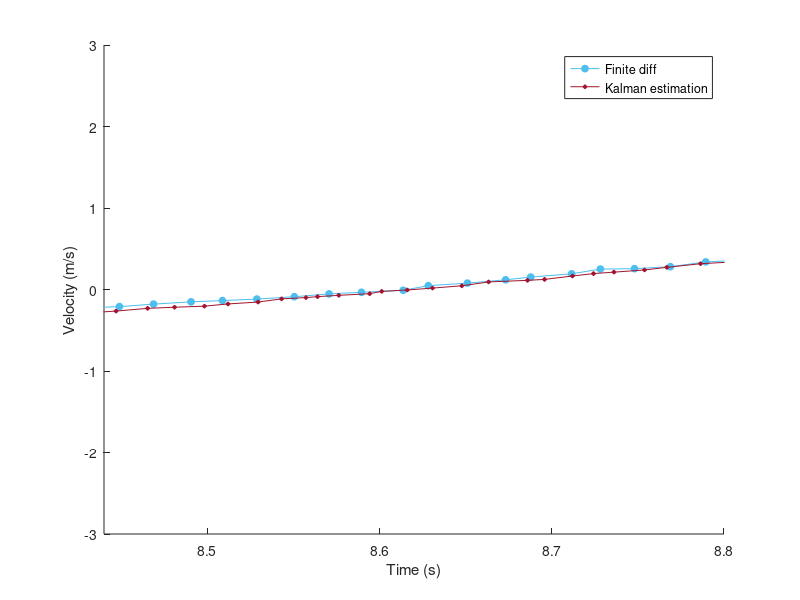
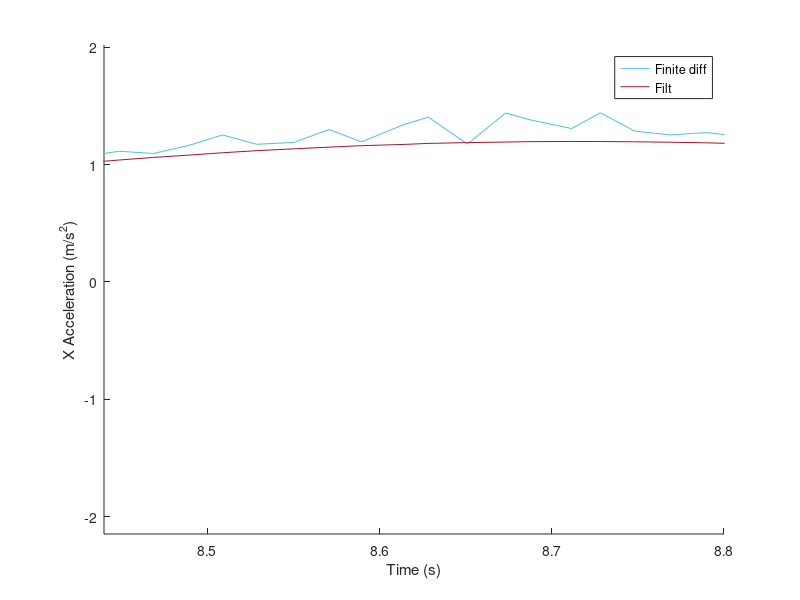
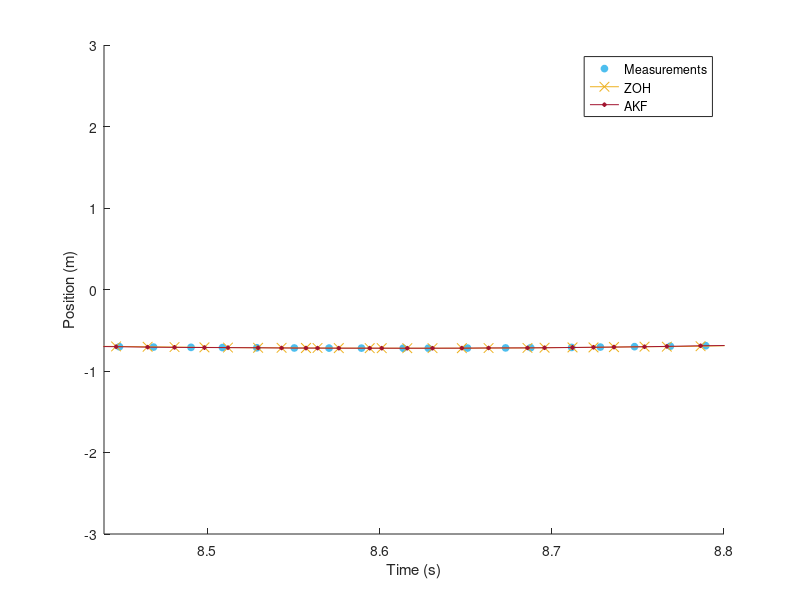
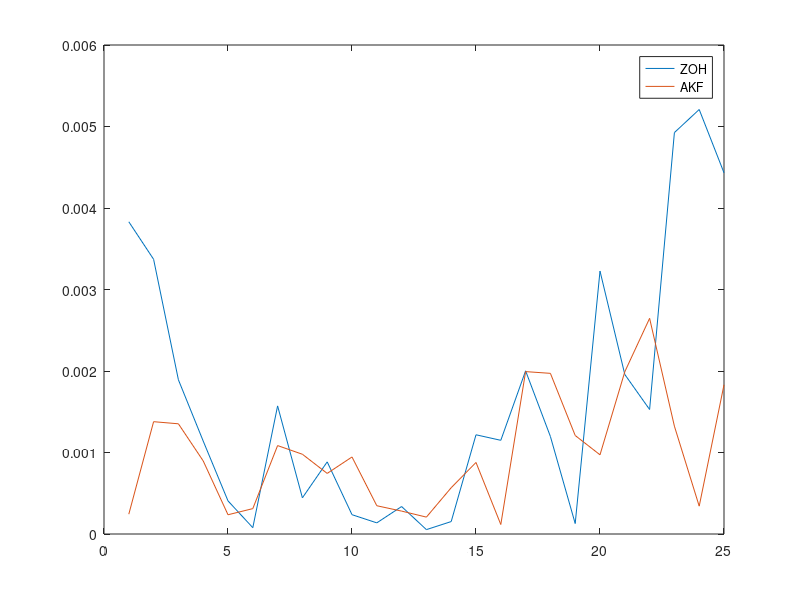

Write the MATLAB code that produced these figures, in order.
% Asynchronous Kalman performance check.
clear variables
close all
clc
set(0, 'DefaultLineLineWidth', 0.6);

% Colors
blue = [0.3010, 0.7450, 0.9330];
red = [0.6350, 0.0780, 0.1840];
yellow = [0.9290, 0.6940, 0.1250];
black = [0, 0, 0];

% Settings
all_figures = false;
figures = true;

%% Load data
% data = load("data/kalman_check_1e_5");
xrange_emin5 = [3.35,4.6];
data = load("data/vhat_data_check_xy");
xrange_med = [8.44,8.8];
xrange_high = [6.3,6.65];

% Select x range based on data file & part of data file you want to zoom.
xrange = xrange_med;

dataz  = load("data/vhat_data_check_z");

% preprocessing, first value of meas time is rubbish
data.meas_time = data.meas_time(2:end);
data.meas_pos_x = data.meas_pos_x(2:end);
data.meas_pos_y = data.meas_pos_y(2:end);


data.est_time = data.est_time(2:end);
data.est_pos_x = data.est_pos_x(2:end);
data.est_pos_y = data.est_pos_y(2:end);
data.est_vel_x = data.est_vel_x(2:end);
data.est_vel_y = data.est_vel_y(2:end);


dataz.meas_time = dataz.meas_time(2:end);
dataz.meas_pos_x = dataz.meas_pos_x(2:end);
dataz.meas_pos_y = dataz.meas_pos_y(2:end);
dataz.meas_pos_z = dataz.meas_pos_z(2:end);
dataz.est_time = dataz.est_time(2:end);
dataz.est_pos_z = dataz.est_pos_z(2:end);
dataz.est_vel_z = dataz.est_vel_z(2:end);


%% Numerically differentiate position to get velocity estimation
dt_meas = gradient(data.meas_time);
dt_measz = gradient(dataz.meas_time);
vel_FD_x = gradient(data.meas_pos_x)./dt_meas;
vel_FD_y = gradient(data.meas_pos_y)./dt_meas;
vel_FD_z = gradient(dataz.meas_pos_z)./dt_measz;

% Ts = 0.02;
% N_meas = length(data.meas_time);
% t_meas = (0:N_meas-1)'*Ts;
% Ts = 0.01;
% N_est = length(data.est_time);
% t_est = (0:N_est-1)'*Ts;

t_meas = data.meas_time - data.est_time(1);
t_est  = data.est_time - data.est_time(1) + 0.01;

t_measz = dataz.meas_time - dataz.est_time(1);
t_estz  = dataz.est_time - dataz.est_time(1) + 0.01;

[~,indexl] = min(abs(t_est-xrange(1)));
[~,indexr] = min(abs(t_est-xrange(2)));


%% Plots to compare the velocity estimation of the kalman to the numerically differentiated velocity

% ========
% Position
% ========
if all_figures
% - only x
    figure('Name','x AKF')
    hold on
    plot(t_meas, data.meas_pos_x, 'o', 'Color', blue)
    plot(t_est, data.est_pos_x, '*', 'Color', red)
    legend('Measured position', 'Kalman estimated position')
    xlabel('Time (s)')
    axis tight
    ylabel('x-position (m)')
end

if all_figures
    % - all directions
    figure('Name','Comparison measured pos with kalman est pos')

    subplot(311)
    hold on
    plot(t_meas, data.meas_pos_x, 'Color', blue)
    plot(t_est, data.est_pos_x, 'Color', red)
    legend('Measured position', 'Kalman estimated position')
    xlabel('Time [s]')
    axis tight
    ylabel('X Position [m]')

    subplot(312)
    hold on
    plot(t_meas, data.meas_pos_y, 'Color', blue)
    plot(t_est, data.est_pos_y, 'Color', red)
    legend('Measured position', 'Kalman estimated position')
    xlabel('Time [s]')
    axis tight
    ylabel('Y Position [m]')

    subplot(313)
    hold on
    plot(t_measz, dataz.meas_pos_z, 'Color', blue)
    plot(t_estz, dataz.est_pos_z, 'Color', red)
    legend('Measured position', 'Kalman estimated position')
    xlabel('Time [s]')
    axis tight
    ylabel('Z Position [m]')
end

% ==========
% Velocities
% ==========
if figures
    figure('Name','Comparison estimated vel with num diff vel')
    hold on
    plot(t_meas, vel_FD_x, '-o','MarkerSize',5.0,'Color',blue,'markerfacecolor',blue)
    plot(t_est, data.est_vel_x, '-d','MarkerSize',3.0, 'Color',red,'markerfacecolor',red)
%     xlim([3.35,4.6]);
    % ylim([-0.58, -0.47]);
    % xlim(xrange_high);
    % ylim([-0.2, 0.2]);
    xlim(xrange);
    % ylim([-0.2, 0.2]);
    legend('Finite diff', 'Kalman estimation')
    xlabel('Time (s)')
    % axis tight
    ylabel('Velocity (m/s)')
end

if all_figures    
    
    % all directions
    figure('Name','Comparison estimated vel with num diff vel')

    subplot(311)
    hold on
    plot(t_meas, vel_FD_x, 'Color', blue)
    plot(t_est, data.est_vel_x, 'Color', red)
    legend('Finite differences', 'Kalman estimation')
    xlabel('Time [s]')
    axis tight
    ylabel('X Velocity [m/s]')

    subplot(312)
    hold on
    plot(t_meas, vel_FD_y, 'Color', blue)
    plot(t_est, data.est_vel_y, 'Color', red)
    legend('Finite differences', 'Kalman estimation')
    xlabel('Time [s]')
    axis tight
    ylabel('Y Velocity [m/s]')

    subplot(313)
    hold on
    plot(t_measz, vel_FD_z, 'Color', blue)
    plot(t_estz, dataz.est_vel_z, 'Color', red)
    legend('Finite differences', 'Kalman estimation')
    xlabel('Time [s]')
    axis tight
    ylabel('Z Velocity [m/s]')
end


% =============
% Accelerations
% =============
fs = mean(1./dt_meas);
f0 = 0.8;
fc = f0; % cutoff frequency (chosen)
fcn = fc/(fs/2); % normalized cutoff frequency (as butter() accepts)
nb = 3;
[B, A] = butter(nb,fcn);
vel_x_filt = filtfilt(B,A,vel_FD_x);
acc_FD_x = gradient(vel_x_filt)./dt_meas;
acc_x_filt = filtfilt(B,A,acc_FD_x);

if figures
        % only x
    figure('Name','Acceleration')
    hold on
    plot(t_meas, acc_FD_x, 'Color', blue)
    plot(t_meas, acc_x_filt, 'Color', red)
%     plot(t_est(1:end-1), data.est_vel_x, 'Color', red)
    legend('Finite diff','Filt')
    xlabel('Time (s)')
    axis tight
    ylabel('X Acceleration (m/s^2)')
    xlim([xrange])
end
    

if all_figures
    % only x
    figure('Name','Acceleration')
    hold on
    plot(t_meas, acc_FD_x, 'Color', blue)
    plot(t_meas, acc_x_filt, 'Color', red)
%     plot(t_est(1:end-1), data.est_vel_x, 'Color', red)
    legend('Finite diff','Filt')
    xlabel('Time (s)')
    axis tight
    ylabel('X Acceleration (m/s^2)')
end


%% Compare ZOH using only measurements VS AKF predictions
reference = interp1(t_meas,data.meas_pos_x,t_est);
ZOH = interp1(t_meas,data.meas_pos_x,t_est,'previous');
if figures
    % pos
    figure
    hold on
    plot(t_meas, data.meas_pos_x,'o','MarkerSize',5.0,'Color',blue,'markerfacecolor',blue)
    plot(t_est,ZOH,'-x','MarkerSize',7.0,'Color',yellow)
    plot(t_est, data.est_pos_x, '-d','MarkerSize',3.0, 'Color',red,'markerfacecolor',red)
    legend('Measurements','ZOH','AKF')
    xlim(xrange);
%     ylim([-0.723, -0.7]);
    xlabel('Time (s)')
    ylabel('Position (m)')
%     yticks([0.22, 0.23, 0.24])  % high
%     yticks([-0.72, -0.71, -0.7])  % med

end

% Calculate error of ZOH / AKF wrt reference (avg and peak)
ZOH_error = abs(ZOH - reference);
AKF_error = abs(data.est_pos_x - reference);

ZOH_error_range = ZOH_error(indexl:indexr);
AKF_error_range = AKF_error(indexl:indexr);
ZOHmean = mean(ZOH_error_range);
ZOHpeak = max(ZOH_error_range);
AKFmean = mean(AKF_error_range);
AKFpeak = max(ZOH_error_range);
display(ZOHmean)
display(ZOHpeak)
display(AKFmean)
display(AKFpeak)


figure
plot(ZOH_error(indexl:indexr))
hold on
plot(AKF_error(indexl:indexr))
legend('ZOH','AKF')


%% Mooie combinatieplot
figure('Name','Comparison estimated vel with num diff vel')

subplot(3,1,[1 2])
hold on
plot(t_meas, data.meas_pos_x,'o','MarkerSize',5.0,'Color',blue,'markerfacecolor',blue)
plot(t_est,ZOH,'-x','MarkerSize',7.0,'Color',yellow)
plot(t_est, data.est_pos_x, '-d','MarkerSize',3.0, 'Color',red,'markerfacecolor',red)
legend('Measurements','ZOH','AKF')
xlim(xrange);
% ylim([-0.58, -0.47]);
% ylim([-0.723, -0.7]);
xlabel("Time (s)",'FontSize',11);
ylabel('Position (m)','FontSize',11);
set(gca,'FontSize',11)

subplot(3,1,3)
title({'';''})
hold on
plot(t_meas, vel_FD_x, '-o','MarkerSize',5.0,'Color',blue,'markerfacecolor',blue)
plot(t_est, data.est_vel_x, '-d','MarkerSize',3.0, 'Color',red,'markerfacecolor',red)
% xlim([3.35,4.6]);
% ylim([-0.58, -0.47]);
% xlim(xrange_high);
% ylim([-0.2, 0.2]);
xlim(xrange);
% ylim([-0.2, 0.2]);
legend('Finite Difference', 'AKF')
xlabel('Time (s)','FontSize',11)
% axis tight
ylabel('Velocity (m/s)','FontSize',11)
set(gca,'FontSize',11)
